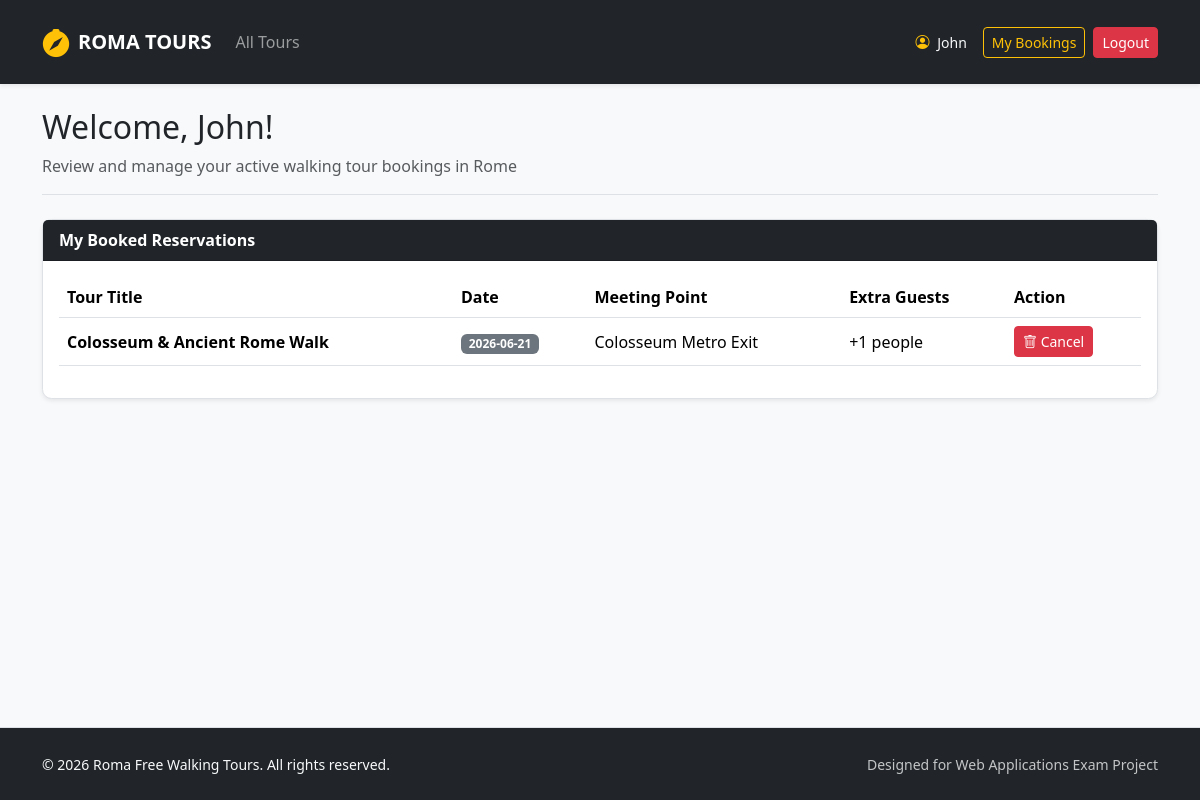
/participant/profile (signed in), run on an earlier commit of the app's database.
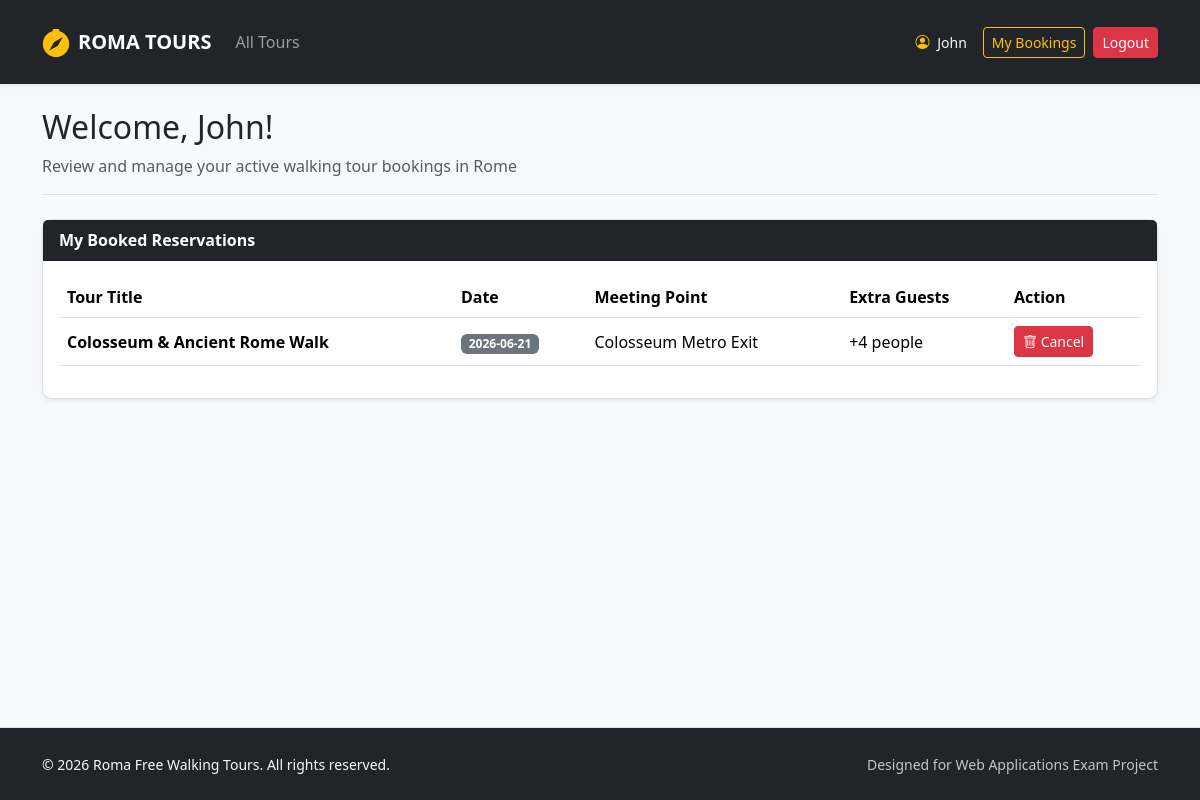
And on a later commit of the database.
### tables this page shows
CREATE TABLE users (
            id INTEGER PRIMARY KEY AUTOINCREMENT,
            name TEXT NOT NULL,
            surname TEXT NOT NULL,
            email TEXT UNIQUE NOT NULL,
            password TEXT NOT NULL,
            role TEXT CHECK(role IN ('guide', 'participant', 'administrator')) NOT NULL,
            languages TEXT
        );

CREATE TABLE reservations (
            id INTEGER PRIMARY KEY AUTOINCREMENT,
            tour_id INTEGER NOT NULL,
            participant_id INTEGER NOT NULL,
            tour_date TEXT NOT NULL,
            additional_count INTEGER DEFAULT 0,
            additional_names TEXT,
            FOREIGN KEY (tour_id) REFERENCES tours(id) ON DELETE CASCADE,
            FOREIGN KEY (participant_id) REFERENCES users(id) ON DELETE CASCADE
        );

CREATE TABLE tours (
            id INTEGER PRIMARY KEY AUTOINCREMENT,
            guide_id INTEGER NOT NULL,
            title TEXT NOT NULL,
            meeting_point TEXT NOT NULL,
            duration INTEGER NOT NULL,
            language TEXT NOT NULL,
            max_participants INTEGER NOT NULL,
            description TEXT NOT NULL,
            stops TEXT NOT NULL,
            photos TEXT NOT NULL,
            FOREIGN KEY (guide_id) REFERENCES users(id) ON DELETE CASCADE
        );

### routes/auth_routes.py (the view)
@auth_bp.route("/participant/profile")
@login_required
@participant_required
def profile_participant():
    from dao.reservations_dao import get_participant_reservations
    my_bookings = get_participant_reservations(current_user.id)
    return render_template("profile_participant.html", bookings=my_bookings)

### app.py (called while the page is built)
@login_manager.user_loader
def load_user(user_id):
    db_user = get_user_by_id(user_id)
    if db_user:
        return User(
            id=db_user["id"], name=db_user["name"], surname=db_user["surname"],
            email=db_user["email"], role=db_user["role"], languages=db_user["languages"]
        )
    return None

### dao/reservations_dao.py (called while the page is built)
def get_participant_reservations(p_part_id):
    query = """
        SELECT r.id as res_id, r.tour_date, r.additional_count, t.title, t.meeting_point
        FROM reservations r
        JOIN tours t ON r.tour_id = t.id
        WHERE r.participant_id = ?
    """
    import sqlite3
    conn = sqlite3.connect("roma_tours.db")
    conn.row_factory = sqlite3.Row
    cursor = conn.cursor()
    cursor.execute(query, (p_part_id,))
    res = cursor.fetchall()
    cursor.close()
    conn.close()
    return res

### dao/users_dao.py (called while the page is built)
def get_user_by_id(p_id):
    query = "SELECT * FROM users WHERE id = ?"
    conn = sqlite3.connect("roma_tours.db")
    conn.row_factory = sqlite3.Row
    cursor = conn.cursor()
    cursor.execute(query, (p_id,))
    db_user = cursor.fetchone()
    cursor.close()
    conn.close()
    return db_user

### routes/auth_routes.py (called while the page is built)
def participant_required(f):
    @wraps(f)
    def decorated_function(*args, **kwargs):
        if not current_user.is_authenticated or current_user.role != 'participant':
            flash("Only participants can access this page.", "danger")
            return redirect(url_for("home"))
        return f(*args, **kwargs)
    return decorated_function

### templates/profile_participant.html (shortened to what this page needs)
{% extends 'base.html' %}
{% block content %}
<div class="col-12">
  <div class="mb-4 border-bottom pb-3">
    <h2>Welcome, {{ current_user.name }}!</h2>
    <p class="text-muted mb-0">Review and manage your active walking tour bookings in Rome</p>
  </div>
  <div class="card shadow-sm border">
    <div class="card-header bg-dark text-white fw-bold">My Booked Reservations</div>
    <div class="card-body">
      {% if bookings %}
      <div class="table-responsive">
        <table class="table table-hover align-middle">
          <thead>
            <tr>
              <th>Tour Title</th>
              <th>Date</th>
              <th>Meeting Point</th>
              <th>Extra Guests</th>
              <th>Action</th>
            </tr>
          </thead>
          <tbody>
            {% for b in bookings %}
            <tr>
              <td><strong>{{ b.title }}</strong></td>
              <td><span class="badge bg-secondary">{{ b.tour_date }}</span></td>
              <td>{{ b.meeting_point }}</td>
              <td>+{{ b.additional_count }} people</td>
              <td>
                <form action="{{ url_for('participant.cancel_booking', res_id=b.res_id) }}"
                      method="POST"
                      onsubmit="return confirm('Are you sure you want to cancel this booking?');">
                  <button type="submit" class="btn btn-danger btn-sm">
                    <i class="bi bi-trash"></i> Cancel
                  </button>
                </form>
              </td>
            </tr>
            {% endfor %}
          </tbody>
        </table>
      </div>
      {% else %}
      <div class="py-4 text-center text-muted">
         <i class="bi bi-calendar-check fs-2 mb-2 d-block text-secondary"></i>
         <p class="mb-0 small">You have no active tour reservations. Go to the home page to explore historical walks!</p>
      </div>
      {% endif %}
    </div>
  </div>
</div>
{% endblock %}

### templates/base.html (shortened to what this page needs)
<!DOCTYPE html>
<html lang="en">
<head>
  <link href="https://cdn.jsdelivr.net/npm/bootstrap@5.3.2/dist/css/bootstrap.min.css" rel="stylesheet">
  <link rel="stylesheet" href="https://cdn.jsdelivr.net/npm/bootstrap-icons@1.11.3/font/bootstrap-icons.min.css">
  <link rel="stylesheet" href="{{ url_for('static', filename='css/styles.css') }}">
</head>
<body class="d-flex flex-column min-vh-100">
  <nav class="navbar navbar-expand-lg navbar-dark bg-dark shadow-sm py-3 mb-4">
    <div class="container">
      <a class="navbar-brand d-flex align-items-center fw-bold text-uppercase tracking-wider" href="{{ url_for('roma_tours') }}">
        <i class="bi bi-compass-fill me-2 text-warning fs-3"></i> Roma Tours
      </a>
      <div class="collapse navbar-collapse" id="mainNav">
        <ul class="navbar-nav me-auto mb-2 mb-lg-0">
          <li class="nav-item">
            <a class="nav-link {% if request.endpoint == 'home' %}active{% endif %}" href="{{ url_for('home') }}">All Tours</a>
          </li>
        </ul>
        <div class="d-flex align-items-center gap-2">
          {% if current_user.is_authenticated %}
            <span class="text-light me-2 small">
              <i class="bi bi-person-circle me-1 text-warning"></i> {{ current_user.name }}
            </span>
            {% if current_user.role == 'administrator' %}
              <a href="{{ url_for('auth.profile_admin') }}" class="btn btn-outline-warning btn-sm">Admin Dashboard</a>
            {% elif current_user.role == 'guide' %}
              <a href="{{ url_for('auth.profile_guide') }}" class="btn btn-outline-warning btn-sm">Guide Profile</a>
            {% else %}
              <a href="{{ url_for('auth.profile_participant') }}" class="btn btn-outline-warning btn-sm">My Bookings</a>
            {% endif %}
            <a href="{{ url_for('auth.logout') }}" class="btn btn-danger btn-sm">Logout</a>
          {% endif %}
        </div>
      </div>
    </div>
  </nav>
  <div class="container flex-grow-1">
    <div class="row g-4">
      {% block content %}{% endblock %}
    </div>
  </div>
  <footer class="mt-auto border-top bg-dark text-light">
    <div class="container py-4">
      <div class="row align-items-center">
        <div class="col-12 col-md-6 text-center text-md-start">
          <span class="small">© 2026 Roma Free Walking Tours. All rights reserved.</span>
        </div>
        <div class="col-12 col-md-6 text-center text-md-end mt-2 mt-md-0">
          <span class="small opacity-75">Designed for Web Applications Exam Project</span>
        </div>
      </div>
    </div>
  </footer>
</body>
</html>

### static/css/styles.css (style rules this page uses)
body { background-color: #f8f9fa; font-family: 'Segoe UI', Tahoma, Geneva, Verdana, sans-serif; font-size: 1rem; }
.card { border: none; border-radius: 0.6rem; transition: transform 0.2s ease, box-shadow 0.2s ease; }

What changed in the data, as far as the page shows it:
changed reservations "Colosseum & Ancient Rome Walk": additional_count "1" → "4"
